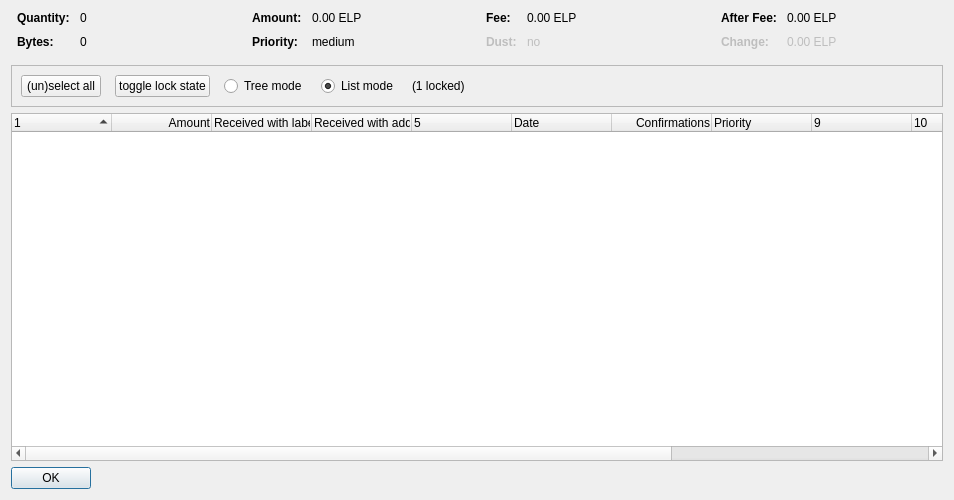
<?xml version="1.0" encoding="UTF-8"?>
<ui version="4.0">
 <class>CoinControlDialog</class>
 <widget class="QDialog" name="CoinControlDialog">
  <property name="geometry">
   <rect>
    <x>0</x>
    <y>0</y>
    <width>954</width>
    <height>500</height>
   </rect>
  </property>
  <property name="windowTitle">
   <string>Coin Selection</string>
  </property>
  <layout class="QVBoxLayout" name="verticalLayout">
   <item>
    <layout class="QHBoxLayout" name="horizontalLayoutTop" stretch="0,0,0,0">
     <property name="topMargin">
      <number>0</number>
     </property>
     <property name="bottomMargin">
      <number>10</number>
     </property>
     <item>
      <layout class="QFormLayout" name="formLayoutCoinControl1">
       <property name="horizontalSpacing">
        <number>10</number>
       </property>
       <property name="verticalSpacing">
        <number>10</number>
       </property>
       <property name="leftMargin">
        <number>6</number>
       </property>
       <property name="rightMargin">
        <number>6</number>
       </property>
       <item row="0" column="0">
        <widget class="QLabel" name="labelCoinControlQuantityText">
         <property name="font">
          <font>
           <weight>75</weight>
           <bold>true</bold>
          </font>
         </property>
         <property name="text">
          <string>Quantity:</string>
         </property>
        </widget>
       </item>
       <item row="0" column="1">
        <widget class="QLabel" name="labelCoinControlQuantity">
         <property name="cursor">
          <cursorShape>IBeamCursor</cursorShape>
         </property>
         <property name="contextMenuPolicy">
          <enum>Qt::ActionsContextMenu</enum>
         </property>
         <property name="text">
          <string notr="true">0</string>
         </property>
         <property name="textInteractionFlags">
          <set>Qt::LinksAccessibleByMouse|Qt::TextSelectableByKeyboard|Qt::TextSelectableByMouse</set>
         </property>
        </widget>
       </item>
       <item row="1" column="0">
        <widget class="QLabel" name="labelCoinControlBytesText">
         <property name="font">
          <font>
           <weight>75</weight>
           <bold>true</bold>
          </font>
         </property>
         <property name="text">
          <string>Bytes:</string>
         </property>
        </widget>
       </item>
       <item row="1" column="1">
        <widget class="QLabel" name="labelCoinControlBytes">
         <property name="cursor">
          <cursorShape>IBeamCursor</cursorShape>
         </property>
         <property name="contextMenuPolicy">
          <enum>Qt::ActionsContextMenu</enum>
         </property>
         <property name="text">
          <string notr="true">0</string>
         </property>
         <property name="textInteractionFlags">
          <set>Qt::LinksAccessibleByMouse|Qt::TextSelectableByKeyboard|Qt::TextSelectableByMouse</set>
         </property>
        </widget>
       </item>
      </layout>
     </item>
     <item>
      <layout class="QFormLayout" name="formLayoutCoinControl2">
       <property name="horizontalSpacing">
        <number>10</number>
       </property>
       <property name="verticalSpacing">
        <number>10</number>
       </property>
       <property name="leftMargin">
        <number>6</number>
       </property>
       <property name="rightMargin">
        <number>6</number>
       </property>
       <item row="0" column="0">
        <widget class="QLabel" name="labelCoinControlAmountText">
         <property name="font">
          <font>
           <weight>75</weight>
           <bold>true</bold>
          </font>
         </property>
         <property name="text">
          <string>Amount:</string>
         </property>
        </widget>
       </item>
       <item row="0" column="1">
        <widget class="QLabel" name="labelCoinControlAmount">
         <property name="cursor">
          <cursorShape>IBeamCursor</cursorShape>
         </property>
         <property name="contextMenuPolicy">
          <enum>Qt::ActionsContextMenu</enum>
         </property>
         <property name="text">
          <string notr="true">0.00 ELP</string>
         </property>
         <property name="textInteractionFlags">
          <set>Qt::LinksAccessibleByMouse|Qt::TextSelectableByKeyboard|Qt::TextSelectableByMouse</set>
         </property>
        </widget>
       </item>
       <item row="1" column="0">
        <widget class="QLabel" name="labelCoinControlPriorityText">
         <property name="font">
          <font>
           <weight>75</weight>
           <bold>true</bold>
          </font>
         </property>
         <property name="text">
          <string>Priority:</string>
         </property>
        </widget>
       </item>
       <item row="1" column="1">
        <widget class="QLabel" name="labelCoinControlPriority">
         <property name="cursor">
          <cursorShape>IBeamCursor</cursorShape>
         </property>
         <property name="contextMenuPolicy">
          <enum>Qt::ActionsContextMenu</enum>
         </property>
         <property name="text">
          <string>medium</string>
         </property>
         <property name="textInteractionFlags">
          <set>Qt::LinksAccessibleByMouse|Qt::TextSelectableByKeyboard|Qt::TextSelectableByMouse</set>
         </property>
        </widget>
       </item>
      </layout>
     </item>
     <item>
      <layout class="QFormLayout" name="formLayoutCoinControl3">
       <property name="horizontalSpacing">
        <number>10</number>
       </property>
       <property name="verticalSpacing">
        <number>10</number>
       </property>
       <property name="leftMargin">
        <number>6</number>
       </property>
       <property name="rightMargin">
        <number>6</number>
       </property>
       <item row="0" column="0">
        <widget class="QLabel" name="labelCoinControlFeeText">
         <property name="font">
          <font>
           <weight>75</weight>
           <bold>true</bold>
          </font>
         </property>
         <property name="text">
          <string>Fee:</string>
         </property>
        </widget>
       </item>
       <item row="0" column="1">
        <widget class="QLabel" name="labelCoinControlFee">
         <property name="cursor">
          <cursorShape>IBeamCursor</cursorShape>
         </property>
         <property name="contextMenuPolicy">
          <enum>Qt::ActionsContextMenu</enum>
         </property>
         <property name="text">
          <string notr="true">0.00 ELP</string>
         </property>
         <property name="textInteractionFlags">
          <set>Qt::LinksAccessibleByMouse|Qt::TextSelectableByKeyboard|Qt::TextSelectableByMouse</set>
         </property>
        </widget>
       </item>
       <item row="1" column="0">
        <widget class="QLabel" name="labelCoinControlLowOutputText">
         <property name="enabled">
          <bool>false</bool>
         </property>
         <property name="font">
          <font>
           <weight>75</weight>
           <bold>true</bold>
          </font>
         </property>
         <property name="text">
          <string>Dust:</string>
         </property>
        </widget>
       </item>
       <item row="1" column="1">
        <widget class="QLabel" name="labelCoinControlLowOutput">
         <property name="enabled">
          <bool>false</bool>
         </property>
         <property name="cursor">
          <cursorShape>IBeamCursor</cursorShape>
         </property>
         <property name="contextMenuPolicy">
          <enum>Qt::ActionsContextMenu</enum>
         </property>
         <property name="text">
          <string>no</string>
         </property>
         <property name="textInteractionFlags">
          <set>Qt::LinksAccessibleByMouse|Qt::TextSelectableByKeyboard|Qt::TextSelectableByMouse</set>
         </property>
        </widget>
       </item>
      </layout>
     </item>
     <item>
      <layout class="QFormLayout" name="formLayoutCoinControl4">
       <property name="horizontalSpacing">
        <number>10</number>
       </property>
       <property name="verticalSpacing">
        <number>10</number>
       </property>
       <property name="leftMargin">
        <number>6</number>
       </property>
       <property name="rightMargin">
        <number>6</number>
       </property>
       <item row="0" column="0">
        <widget class="QLabel" name="labelCoinControlAfterFeeText">
         <property name="font">
          <font>
           <weight>75</weight>
           <bold>true</bold>
          </font>
         </property>
         <property name="text">
          <string>After Fee:</string>
         </property>
        </widget>
       </item>
       <item row="0" column="1">
        <widget class="QLabel" name="labelCoinControlAfterFee">
         <property name="cursor">
          <cursorShape>IBeamCursor</cursorShape>
         </property>
         <property name="contextMenuPolicy">
          <enum>Qt::ActionsContextMenu</enum>
         </property>
         <property name="text">
          <string notr="true">0.00 ELP</string>
         </property>
         <property name="textInteractionFlags">
          <set>Qt::LinksAccessibleByMouse|Qt::TextSelectableByKeyboard|Qt::TextSelectableByMouse</set>
         </property>
        </widget>
       </item>
       <item row="1" column="0">
        <widget class="QLabel" name="labelCoinControlChangeText">
         <property name="enabled">
          <bool>false</bool>
         </property>
         <property name="font">
          <font>
           <weight>75</weight>
           <bold>true</bold>
          </font>
         </property>
         <property name="text">
          <string>Change:</string>
         </property>
        </widget>
       </item>
       <item row="1" column="1">
        <widget class="QLabel" name="labelCoinControlChange">
         <property name="enabled">
          <bool>false</bool>
         </property>
         <property name="cursor">
          <cursorShape>IBeamCursor</cursorShape>
         </property>
         <property name="contextMenuPolicy">
          <enum>Qt::ActionsContextMenu</enum>
         </property>
         <property name="text">
          <string notr="true">0.00 ELP</string>
         </property>
         <property name="textInteractionFlags">
          <set>Qt::LinksAccessibleByMouse|Qt::TextSelectableByKeyboard|Qt::TextSelectableByMouse</set>
         </property>
        </widget>
       </item>
      </layout>
     </item>
    </layout>
   </item>
   <item>
    <widget class="QFrame" name="frame">
     <property name="minimumSize">
      <size>
       <width>0</width>
       <height>40</height>
      </size>
     </property>
     <property name="frameShape">
      <enum>QFrame::StyledPanel</enum>
     </property>
     <property name="frameShadow">
      <enum>QFrame::Sunken</enum>
     </property>
     <layout class="QHBoxLayout" name="horizontalLayout">
      <item>
       <layout class="QHBoxLayout" name="horizontalLayoutPanel" stretch="0,0,0,0,0,0">
        <property name="spacing">
         <number>14</number>
        </property>
        <item>
         <widget class="QPushButton" name="pushButtonSelectAll">
          <property name="sizePolicy">
           <sizepolicy hsizetype="Maximum" vsizetype="Fixed">
            <horstretch>0</horstretch>
            <verstretch>0</verstretch>
           </sizepolicy>
          </property>
          <property name="text">
           <string>(un)select all</string>
          </property>
          <property name="autoDefault">
           <bool>false</bool>
          </property>
         </widget>
        </item>
        <item>
         <widget class="QPushButton" name="pushButtonToggleLock">
          <property name="sizePolicy">
           <sizepolicy hsizetype="Maximum" vsizetype="Fixed">
            <horstretch>0</horstretch>
            <verstretch>0</verstretch>
           </sizepolicy>
          </property>
          <property name="text">
           <string>toggle lock state</string>
          </property>
          <property name="autoDefault">
           <bool>false</bool>
          </property>
         </widget>
        </item>
        <item>
         <widget class="QRadioButton" name="radioTreeMode">
          <property name="sizePolicy">
           <sizepolicy hsizetype="Maximum" vsizetype="Fixed">
            <horstretch>0</horstretch>
            <verstretch>0</verstretch>
           </sizepolicy>
          </property>
          <property name="text">
           <string>Tree mode</string>
          </property>
         </widget>
        </item>
        <item>
         <widget class="QRadioButton" name="radioListMode">
          <property name="sizePolicy">
           <sizepolicy hsizetype="Maximum" vsizetype="Fixed">
            <horstretch>0</horstretch>
            <verstretch>0</verstretch>
           </sizepolicy>
          </property>
          <property name="text">
           <string>List mode</string>
          </property>
          <property name="checked">
           <bool>true</bool>
          </property>
         </widget>
        </item>
        <item>
         <widget class="QLabel" name="labelLocked">
          <property name="text">
           <string>(1 locked)</string>
          </property>
         </widget>
        </item>
        <item>
         <spacer name="horizontalSpacer">
          <property name="orientation">
           <enum>Qt::Horizontal</enum>
          </property>
          <property name="sizeHint" stdset="0">
           <size>
            <width>40</width>
            <height>20</height>
           </size>
          </property>
         </spacer>
        </item>
       </layout>
      </item>
     </layout>
    </widget>
   </item>
   <item>
    <widget class="CoinControlTreeWidget" name="treeWidget">
     <property name="contextMenuPolicy">
      <enum>Qt::CustomContextMenu</enum>
     </property>
     <property name="sortingEnabled">
      <bool>false</bool>
     </property>
     <property name="columnCount">
      <number>13</number>
     </property>
     <attribute name="headerShowSortIndicator" stdset="0">
      <bool>true</bool>
     </attribute>
     <attribute name="headerStretchLastSection">
      <bool>false</bool>
     </attribute>
     <column>
      <property name="text">
       <string/>
      </property>
     </column>
     <column>
      <property name="text">
       <string>Amount</string>
      </property>
      <property name="textAlignment">
       <set>AlignTrailing|AlignVCenter</set>
      </property>
     </column>
     <column>
      <property name="text">
       <string>Received with label</string>
      </property>
     </column>
     <column>
      <property name="text">
       <string>Received with address</string>
      </property>
     </column>
     <column>
      <property name="text">
       <string/>
      </property>
     </column>
     <column>
      <property name="text">
       <string>Date</string>
      </property>
     </column>
     <column>
      <property name="text">
       <string>Confirmations</string>
      </property>
      <property name="toolTip">
       <string>Confirmed</string>
      </property>
      <property name="textAlignment">
       <set>AlignTrailing|AlignVCenter</set>
      </property>
     </column>
     <column>
      <property name="text">
       <string>Priority</string>
      </property>
     </column>
     <column>
      <property name="text">
       <string/>
      </property>
     </column>
     <column>
      <property name="text">
       <string/>
      </property>
     </column>
     <column>
      <property name="text">
       <string/>
      </property>
     </column>
     <column>
      <property name="text">
       <string/>
      </property>
     </column>
     <column>
      <property name="text">
       <string/>
      </property>
     </column>
    </widget>
   </item>
   <item>
    <widget class="QDialogButtonBox" name="buttonBox">
     <property name="sizePolicy">
      <sizepolicy hsizetype="Maximum" vsizetype="Fixed">
       <horstretch>0</horstretch>
       <verstretch>0</verstretch>
      </sizepolicy>
     </property>
     <property name="orientation">
      <enum>Qt::Horizontal</enum>
     </property>
     <property name="standardButtons">
      <set>QDialogButtonBox::Ok</set>
     </property>
    </widget>
   </item>
  </layout>
 </widget>
 <customwidgets>
  <customwidget>
   <class>CoinControlTreeWidget</class>
   <extends>QTreeWidget</extends>
   <header>coincontroltreewidget.h</header>
  </customwidget>
 </customwidgets>
 <resources/>
 <connections/>
</ui>
